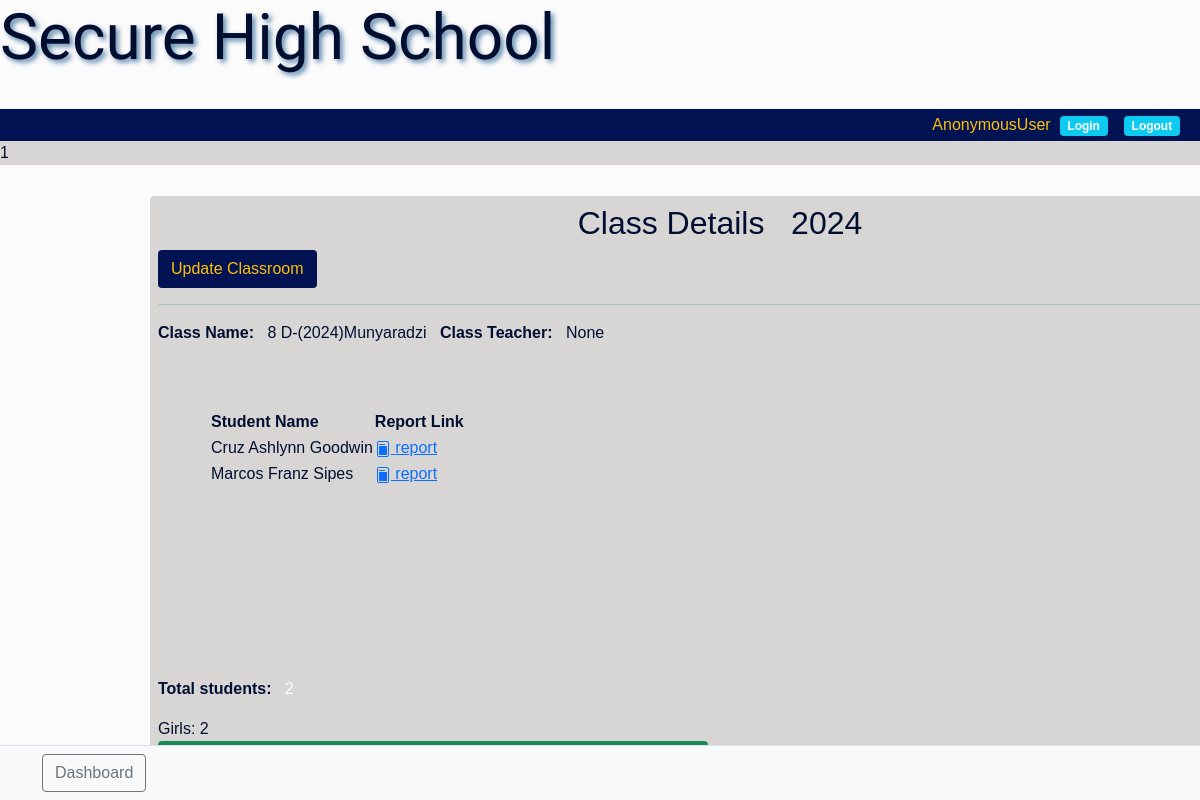
/classroom_details/4/, run on an earlier commit of the app's database.
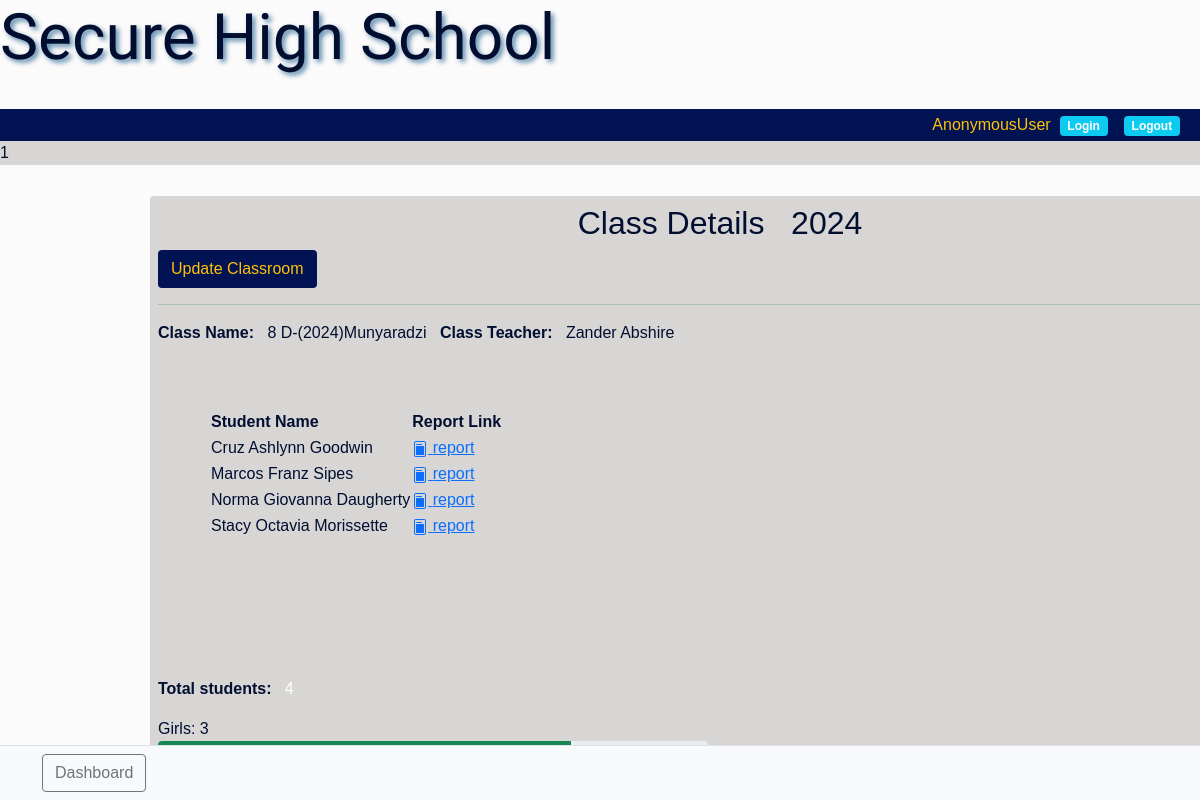
And on a later commit of the database.
### student/models.py (models this page shows, shortened)
class ClassRoom(models.Model):
    name      = models.ForeignKey(ClassName, on_delete=models.CASCADE)
    grd_level = models.ForeignKey(GradeLevel, on_delete=models.CASCADE, null=True, blank=True)
    students  = models.ManyToManyField(StudentProfile, blank=True)
    class_teacher = models.ForeignKey(CustomUser, on_delete=models.SET_NULL, null=True, blank=True, related_name='assigned_class')
    max_capacity  = models.PositiveIntegerField(default=45)
    date          = models.DateField(auto_now_add=True)
    year          = models.ForeignKey(AcademicCalendar, on_delete=models.CASCADE, null=True, blank=True)
    class Meta:
        ordering = ['name']
    def total_students(self):
            return self.students.count()
    def gender_distribution(self):
        return self.students.values('gender').annotate(total_students=Count('gender'))

class StudentProfile(models.Model):
    school_name   = models.ForeignKey(SchoolProfile, on_delete=models.CASCADE, blank=True, null=True)
    student       = models.OneToOneField(CustomUser, on_delete=models.CASCADE)
    gender        = models.CharField(max_length=10, choices=[('male', 'Male'), ('female', 'Female')])
    subjects      = models.ManyToManyField(SchoolSubject)  # Correctly relates to Subject
    grade_level   = models.ForeignKey(GradeLevel, on_delete=models.CASCADE, default=8)
    date_of_birth   = models.DateField()
    assigned_class  = models.ForeignKey('ClassRoom', on_delete=models.SET_NULL, null=True, blank=True)
    address         = models.TextField(null=True, blank=True)
    guardian_name   = models.CharField(max_length=255, null=True, blank=True)
    guardian_number = models.CharField(max_length=15, null=True, blank=True)
    guardian_email = models.EmailField(null=True, blank=True)
    date           = models.DateField(auto_now_add=True)
    academic_year  = models.ForeignKey(AcademicCalendar, on_delete=models.CASCADE, null=True, blank=True)

### district/models.py (models this page shows)
class AcademicCalendar(models.Model):
    academic_year = models.PositiveIntegerField(default=datetime.datetime.now().year, blank=True, null=True)
    term_1_start_date = models.DateField(blank=True, null=True)
    term_1_end_date   = models.DateField(blank=True, null=True)
    term_2_start_date = models.DateField(blank=True, null=True)
    term_2_end_date   = models.DateField(blank=True, null=True)
    term_3_start_date = models.DateField(blank=True, null=True)
    term_3_end_date   = models.DateField(blank=True, null=True)
    term_4_start_date = models.DateField(blank=True, null=True)
    term_4_end_date   = models.DateField(blank=True, null=True)
    is_current = models.BooleanField(default=True)
    def __str__(self):
        return f'{self.academic_year}'

class GradeLevel(models.Model):
    class GradeLevels(models.IntegerChoices):
        EIGHT  = 8, '8'
        NINE   = 9, '9'
        TEN    = 10, '10'
        ELEVEN = 11, '11'
        TWELVE = 12, '12'
    grade_level = models.IntegerField(choices=GradeLevels.choices)
    def __str__(self):
        return str(self.grade_level)

class District_School_Registration(models.Model):
    school_name   = models.CharField(max_length=255,blank=True, null=True)
    address       = models.TextField(blank=True, null=True)
    phone_number  = models.CharField(max_length=20,blank=True, null=True)
    email         = models.EmailField(blank=True, null=True)
    def __str__(self):
        return f'{self.school_name}'

### customsettings/models.py (models this page shows)
class ClassName(models.Model):
    CLASS_CHOICES = [
        ('A', 'A'),('B', 'B'),('C', 'C'),('D', 'D'),('E', 'E'),
    ]
    schoolprofile  = models.ForeignKey(SchoolProfile, on_delete=models.CASCADE,blank=True, null=True)
    grd_level      = models.ForeignKey(GradeLevel, on_delete=models.CASCADE, null=True, blank=True)
    classname      = models.CharField(max_length= 1, choices=CLASS_CHOICES)
    academic_year  = models.ForeignKey(AcademicCalendar, on_delete=models.CASCADE, null=True, blank=True)
    date           = models.DateField(auto_now_add=True)
    def __str__(self):
        return f"{self.grd_level} {self.classname}-({self.academic_year}){self.schoolprofile }"

class SchoolProfile(models.Model):
    school_name  = models.OneToOneField(District_School_Registration, on_delete=models.CASCADE, blank=True, null=True)
    school_logo  = models.ImageField(upload_to='school_logos/', blank=True, null=True)
    facebook     = models.URLField(blank=True)
    twitter      = models.URLField(blank=True)
    instagram    = models.URLField(blank=True)
    school_subjects   = models.ManyToManyField('SchoolSubject')
    is_setup_complete = models.BooleanField(default=False)
    def __str__(self):
       return f'{self.school_name}'

### customadmin/models.py (models this page shows, shortened)
class CustomUser(AbstractBaseUser, PermissionsMixin):
    USER_TYPE = (
        ('student', 'STUDENT'),
        ('teacher', 'TEACHER'),
        ('school_admin', 'SCHOOL_ADMIN'),
        ('deputy_head', 'DEPUTY_HEAD'),
        ('school_head', 'SCHOOL_HEAD'),
        ('district_admin', 'DISTRICT_ADMIN'),
    )
    POSITION = (
        ('admin', 'ADMIN'),
        ('user', 'USER'),
        ('staff', 'STAFF'),
        ('student', 'STUDENT'),
    )
    email       = models.EmailField(unique=True)
    first_name  = models.CharField(max_length=30)
    last_name   = models.CharField(max_length=30)
    position    = models.CharField(max_length=30, choices=POSITION)
    user_type   = models.CharField(max_length=30, choices=USER_TYPE)
    is_active   = models.BooleanField(default=True)
    is_staff    = models.BooleanField(default=False)
    is_school_superuser = models.BooleanField(default=False)
    objects     = CustomUserManager()
    USERNAME_FIELD = 'email'
    REQUIRED_FIELDS = ['first_name', 'last_name']
    def __str__(self):
        return f'{self.first_name} {self.last_name}'
    def get_full_name(self):
        return f'{self.first_name} {self.last_name}'

### student/views.py (the view)
# urls.py: path('classroom_details/<int:pk>/',views.classroom_details,name='classroom_details'),
def classroom_details(request, pk):
    classroom = get_object_or_404(ClassRoom, pk=pk)
    subject = SchoolProfile.objects.all()
    students = classroom.students.all()
    male_count = students.filter(gender='male').count()
    female_count = students.filter(gender='female').count()
    total_count = students.count()
    female_percentage = (female_count / total_count) * 100 if total_count > 0 else 0
    male_percentage = (male_count / total_count) * 100 if total_count > 0 else 0
    context = {
        'classroom': classroom,
        'subject': subject,
        'students': students,
        'male_count': male_count,
        'female_count': female_count,
        'total_count': total_count,
        'male_percentage': male_percentage,
        'female_percentage': female_percentage,
    }
    return render(request, 'student/classroom_details.html', context)

### customadmin/templatetags/custom_tags.py (called while the page is built)
@register.simple_tag
def get_dashboard_url(user):
    if user.groups.filter(name='student').exists():
        return reverse('high_level_dashboard')
    elif user.groups.filter(name='staff').exists():
        return reverse('teacher_dashboard')
    elif user.groups.filter(name='school_admin').exists():
        return reverse('school_admin_dashboard')
    elif user.groups.filter(name='deputy_head').exists():
        return reverse('deputy_head_dashboard')
    elif user.groups.filter(name='school_head').exists():
        return reverse('school_head_dashboard')
    else:
        return reverse('default_dashboard')

### templates/student/classroom_details.html (shortened to what this page needs)
{% extends 'partials/teacher-base.html' %}
{% load crispy_forms_tags %}
{% block content %}
<div class="container mt-5">
<div class="row">
  <div class=" bg1 rounded p-2 shado">
      <h2 class="text-center ">Class Details &nbsp;&nbsp;<span >{{classroom.year}}</span></h2>
      <a href="{% url 'edit_classroom' classroom.pk %}" class="btn bg3 text-warning">Update Classroom</a>
      <hr class="text-success">
      <strong>Class Name:&nbsp;&nbsp;</strong> <span >{{ classroom.name }}</span>&nbsp;&nbsp;
      <strong>Class Teacher:&nbsp;&nbsp;</strong> <span >{{ classroom.class_teacher }}</span>
        <div class="row  rounded p-3 d-flex gap-2">
          <div class="col-md-6  rounded p-5 overflow-auto" style="height: 300px;">
            <table>
              <thead>
                <tr>
                  <th>Student Name</th>
                  <th>Report Link</th>
                </tr>
              </thead>
              <tbody>
                {% for student in classroom.students.all %}
                <tr>
                  <td>{{ student.student.get_full_name }}</td>
                  <td><a href="{% url 'student_report' student_id=student.id %}"> report</a></td>
                </tr>
                {% endfor %}
              </tbody>
            </table>
          </div>
        </div>
          <p><strong>Total students:&nbsp;&nbsp;</strong> <span class="text-white">{{ classroom.total_students }}</span></p>
      {% if classroom.gender_distribution %}
      <div class="row">
        <div class="col-md-6">
            Girls: {{ female_count }}
        </div>
      </div>
      {% endif %}
  </div>
</div>
</div>
{% endblock %}

### templates/partials/teacher-base.html (shortened to what this page needs)
<!doctype html>
{% load static %}
{% load custom_tags %}
<html lang="en">
  <head>
    <link href="https://cdn.jsdelivr.net/npm/bootstrap@5.0.2/dist/css/bootstrap.min.css" rel="stylesheet">
    <link rel="stylesheet" href="{%static 'css\academia.css' %}">
    <link rel="stylesheet" href="{%static 'css\base.css' %}">
  </head>
  <body >
       <div class="section1">
         <div class=" d-flex justify-content-center mb-5 "style="height: 100px;">
          {% include 'partials/teacher-nav.html'%}
         </div>
          <div class="section position-fixed overflow-y-auto  "style="height:80vh;">
               {% block content %}
               {% endblock %}
           </div>
          <footer class="footer position-fixed py-2 fixed navbar bg-light">
            <div class="container">
              <a class=" d-block btn btn-outline-secondary" href="{% get_dashboard_url user %}" > Dashboard</a>
            </div>
           </footer>
          </div>
  </body>
</html>

### templates/partials/teacher-nav.html
{% load custom_tags %}
<nav class=" position-fixed" style="height: 100px; width:100%">
    <h1 class="display-3 pirata "> Secure High School </h1>
    <br>
    <div class="bg3 p-1 d-flex justify-content-end" style="width: 100%;">
        <span class="text-warning">{{ request.user }}&nbsp;&nbsp; </span>
        <a href="{% url 'login' %}" class="text-white me-3"><span class="badge bg-info">Login</span> </a>
        <a href="{% url 'account_logout' %}" class="text-white me-3"><span class="badge bg-info">Logout</span></a>
    </div>
    <div class="bg1">1</div>
</nav>

### static/css/academia.css (style rules this page uses)
body { background: rgb(252, 251, 251); color: rgb(1, 14, 48); font-family: sans-serif; font-weight: 400; font-style: normal; }

### static/css/base.css (style rules this page uses)
.pirata { text-shadow: 3px 3px 5px rgba(24, 90, 141, 0.7); font-family: 'Pirata One', system-ui, sans-serif; font-weight: 500; font-style: normal; }
.footer { background-color: #f8f9fa; border-top: 1px solid #dee2e6; padding: 10px 0; text-align: center; position: fixed; bottom: 0; width: 100%; }
.section { width: 100%; margin-left: 120px; }
.section1 { width: 100%; }
.bg1 { background-color: rgba(143, 143, 141, 0.336); }
.bg3 { background-color: #011353; }
nav { display: inline-block; }
.shado { box-shadow: 10px 10px 5px rgba(89, 89, 90, 0.507); }

What changed in the data, as far as the page shows it:
changed ClassRoom: class_teacher "None" → "Zander Abshire"; total_students "2" → "4"
added StudentProfile: student.get_full_name "Norma Giovanna Daugherty"
added StudentProfile: student.get_full_name "Stacy Octavia Morissette"
Also different on the page:
{{ female_count }}: "2" → "3"
